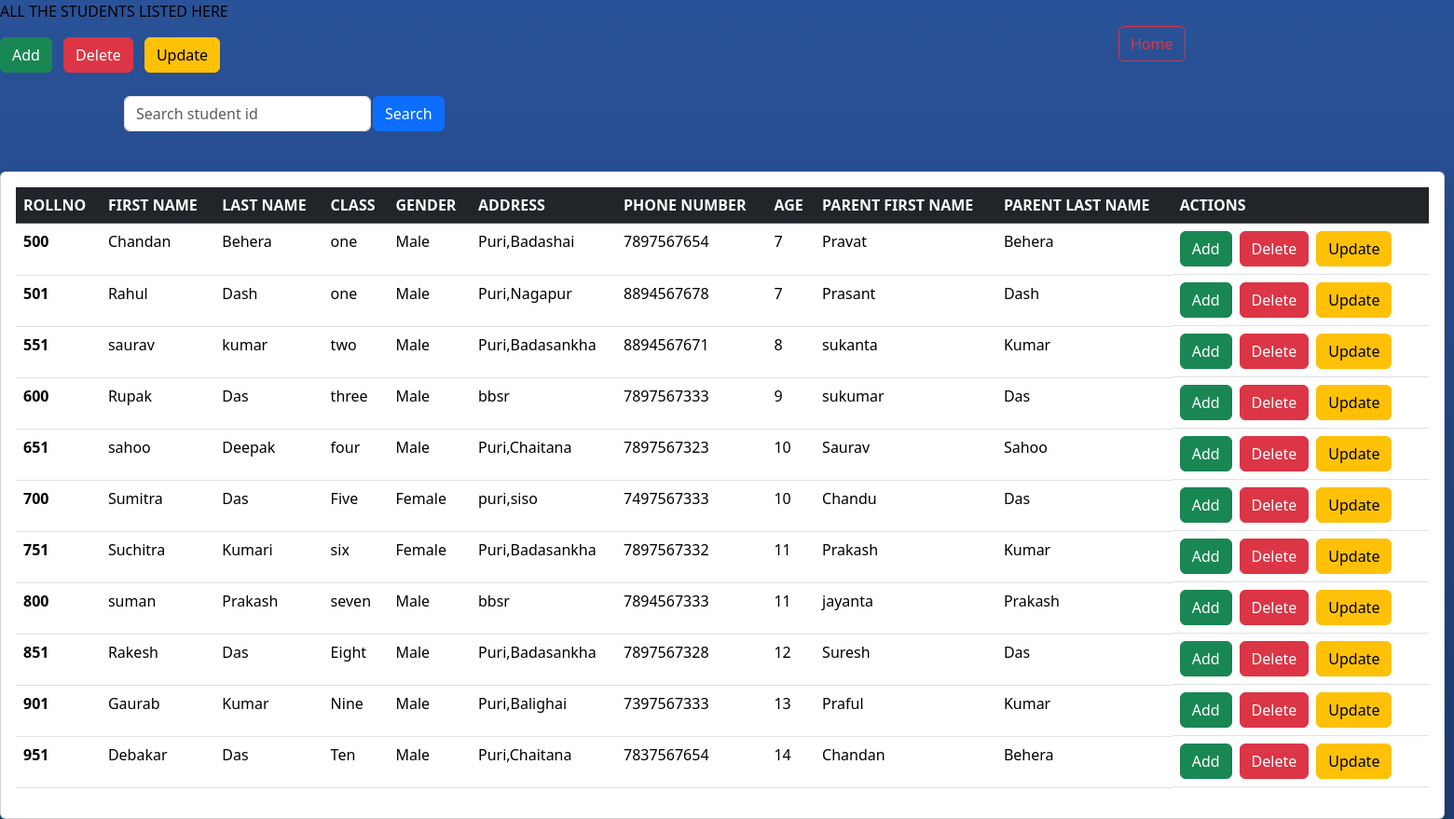
Screenshot of /view_students_of_all_classes/ with the database file from the repository.
### app1/models.py (models this page shows)
class students_of_all_classes(models.Model):
    rollno=models.BigIntegerField(primary_key=True)
    user=models.OneToOneField(User,on_delete=models.CASCADE)
    s1stname=models.CharField(max_length=50)
    slstname=models.CharField(max_length=60)
    cname=models.CharField(max_length=20)
    gender=models.CharField(max_length=10)
    address=models.TextField(max_length=100)
    contact_no=models.CharField(max_length=10,unique=True)
    age=models.CharField(max_length=10)
    father_1stname=models.CharField(max_length=30)
    father_lstname=models.CharField(max_length=30)

### app1/views.py (the view)
# urls.py: path("view_students_of_all_classes/",view_students_of_all_classes,name="view_students_of_all_classes"),
def view_students_of_all_classes(request):
    vs=students_of_all_classes.objects.all()
    response=render(request,"manage_student_of_all_classes.html",context={"vs":vs})
    return response

### osm/templates/manage_student_of_all_classes.html (shortened to what this page needs)
{% load static %}
<html><head><link
        href="https://cdn.jsdelivr.net/npm/bootstrap@5.3.3/dist/css/bootstrap.min.css"
        rel="stylesheet">
        <link rel="stylesheet" href="{% static 'css/add_teacher_popup.css' %}">
</head><p  style="color:black; position:relative" > ALL THE STUDENTS LISTED HERE</p>
       <button class="btn btn-success me-2 " onclick="openPopup('add_student')">
        Add
    </button>
      <button class="btn btn-danger me-2 " onclick="openPopup('delete_student')">
        Delete
    </button>
    <button class="btn btn-warning me-2 "  onclick="openPopup('update_student')">
        Update
    </button>
    <div >
   <a  style="margin-left:1200px;margin-top:-50px;" class="btn btn-outline-danger me-2" data-toggle="modal"data-target="#exampleModal" data-whatever="@getbootstrap" href="{% url 'admin_dashboard'%}" role="button" >Home</a>
 </div>
    <div class="container mt-4" style="display: flex;">
  <form class="d-flex" method="POST" id="search_student" action="{% url 'search_student' %}">
    <table><tr><td>
    <input
      class="form-control me-2"
      type="search"
      id="student_id2"
      name="q"
      placeholder="Search student id"
      style="max-width: 300px;"
    ></td><td><button class="btn btn-primary" type="submit">
      Search
    </button>
    </td></tr>
    <tr><td>
    </td></tr></table>
  </form>
</div>
    <body>
        <div class="card chart-card shadow mt-4" style="width: 1550;">
        <div class="card-body">
            <table class="table table-hover">
                <thead class="table-dark">
                    <tr>
                        <th >ROLLNO</th>
                        <th >FIRST NAME</th>
                        <th>LAST NAME</th>
                         <th >CLASS</th>
                        <th >GENDER</th>
                        <th >ADDRESS</th>
                        <th>PHONE NUMBER</th>
                        <th >AGE</th>
                        <th >PARENT FIRST NAME</th>
                        <th >PARENT LAST NAME</th>
                        <th colspan="3">ACTIONS</th>
                    </tr>
                </thead>
                <tbody>
                        {%for i in vs%}
                    <tr>
                      <th >{{i.rollno}}</th>
                            <td>{{i.s1stname}}</td>
                           <td>{{i.slstname}}</td>
                           <td>{{i.cname}}</td>
                           <td>{{i.gender}}</td>
                           <td>{{i.address}}</td>
                           <td>{{i.contact_no}}</td>
                           <td>{{i.age}}</td>
                           <td>{{i.father_1stname}}</td>
                           <td>{{i.father_lstname}}</td>
                            <td  style="display:flex">
                              <button class="btn btn-success me-2 " onclick="openPopup('add_student')">Add </button>
                              <button class="btn btn-danger me-2 " onclick="openPopup('delete_student')"> Delete
                              </button>
                              <button class="btn btn-warning me-2 " onclick="openPopup('update_student')">Update </button>
                            </td>
    </tr>
    {%endfor%} </tbody>
            </table>
        </div>
    </div>
    </body>
</html>

### osm/static/css/add_teacher_popup.css (style rules this page uses)
input { width:100%; padding:8px; margin: top 0px;; }

### osm/templates/manage_student_of_all_classes.html (style rules this page uses)
body { background: linear-gradient(360deg, #1e3c72, #2a5298); }

### rows the page displays
students_of_all_classes: rollno "500", s1stname "Chandan", slstname "Behera", cname "one", gender "Male", address "Puri,Badashai", contact_no "7897567654", age "7", father_1stname "Pravat", father_lstname "Behera"
students_of_all_classes: rollno "501", s1stname "Rahul", slstname "Dash", cname "one", gender "Male", address "Puri,Nagapur", contact_no "8894567678", age "7", father_1stname "Prasant", father_lstname "Dash"
students_of_all_classes: rollno "551", s1stname "saurav", slstname "kumar", cname "two", gender "Male", address "Puri,Badasankha", contact_no "8894567671", age "8", father_1stname "sukanta", father_lstname "Kumar"
students_of_all_classes: rollno "600", s1stname "Rupak", slstname "Das", cname "three", gender "Male", address "bbsr", contact_no "7897567333", age "9", father_1stname "sukumar", father_lstname "Das"
students_of_all_classes: rollno "651", s1stname "sahoo", slstname "Deepak", cname "four", gender "Male", address "Puri,Chaitana", contact_no "7897567323", age "10", father_1stname "Saurav", father_lstname "Sahoo"
students_of_all_classes: rollno "700", s1stname "Sumitra", slstname "Das", cname "Five", gender "Female", address "puri,siso", contact_no "7497567333", age "10", father_1stname "Chandu", father_lstname "Das"
students_of_all_classes: rollno "751", s1stname "Suchitra", slstname "Kumari", cname "six", gender "Female", address "Puri,Badasankha", contact_no "7897567332", age "11", father_1stname "Prakash", father_lstname "Kumar"
students_of_all_classes: rollno "800", s1stname "suman", slstname "Prakash", cname "seven", gender "Male", address "bbsr", contact_no "7894567333", age "11", father_1stname "jayanta", father_lstname "Prakash"
students_of_all_classes: rollno "851", s1stname "Rakesh", slstname "Das", cname "Eight", gender "Male", address "Puri,Badasankha", contact_no "7897567328", age "12", father_1stname "Suresh", father_lstname "Das"
students_of_all_classes: rollno "901", s1stname "Gaurab", slstname "Kumar", cname "Nine", gender "Male", address "Puri,Balighai", contact_no "7397567333", age "13", father_1stname "Praful", father_lstname "Kumar"
students_of_all_classes: rollno "951", s1stname "Debakar", slstname "Das", cname "Ten", gender "Male", address "Puri,Chaitana", contact_no "7837567654", age "14", father_1stname "Chandan", father_lstname "Behera"
